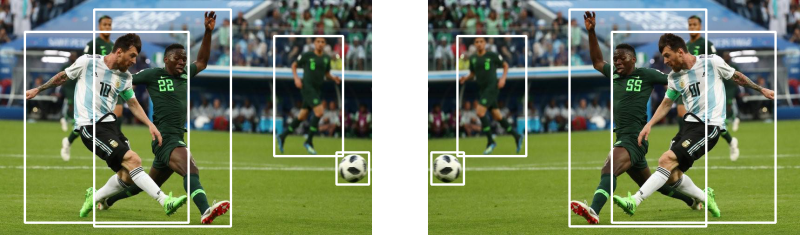
#> input picture DataAugmentationForObjectDetection-master/Images/hflip.png, 800 x 235 px, found by its file name; its folder holds only this picture in this run
$ jupyter execute --allow-errors Organoid_SVD_Exploration.ipynb
#> lines starting #> are read from the running program, lines starting #| are printed output that depends on the picture
[cell 1]
#ML Framework Stuff:
import pandas as pd
import numpy as np
import matplotlib.pyplot as plt
import seaborn as sns

#Image Import Commands:
import os, sys
from IPython.display import display
from IPython.display import Image as _Imgdis
from PIL import Image

[cell 2]
folder = './Images/'

onlyfiles = [f for f in os.listdir(folder) if os.path.isfile(os.path.join(folder, f))]

print("Working with {0} images".format(len(onlyfiles)))
print("Image example: ")

#> (the rest of this cell did not finish here and is left out)

[cell 3]
train_files=[]
label=[]

for file in onlyfiles:
    img = Image.open(folder + "/" + file).convert('LA')
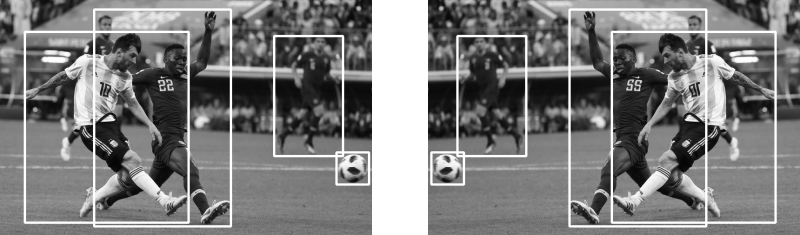
#> img: PIL image 800x235 LA; mean R, G, B, A 105.7, 105.7, 105.7, 237.2; transparent parts drawn white
    test = np.array(list(img.getdata(band=0)), float)
    #newboi = arr.reshape(arr.shape[0]*arr.shape[1]*arr.shape[2],1)
    train_files.append(test)

print(test.shape)
#| (188000,)
print("Files in train_files: %d" % len(train_files))
#| Files in train_files: 1

[cell 4]
imgmat = np.array(list(img.getdata(band=0)), float)
# Reshape according to orginal image dimensions
imgmat.shape = (img.size[1], img.size[0])
print(imgmat.shape)
#| (235, 800)

plt.figure(figsize=(9, 6))
#> (this line was passed over: IPython is not available in this run)
plt.imshow(imgmat, cmap='gray')
#> (this line was passed over: IPython is not available in this run)
plt.show()

[cell 5]
#Time to apply the SVD
U, sigma, VT = np.linalg.svd(imgmat)
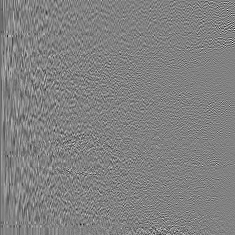
#> U: shape (235, 235) float64; min -0.455, max 0.439, mean -0.000276; drawn with min black and max white
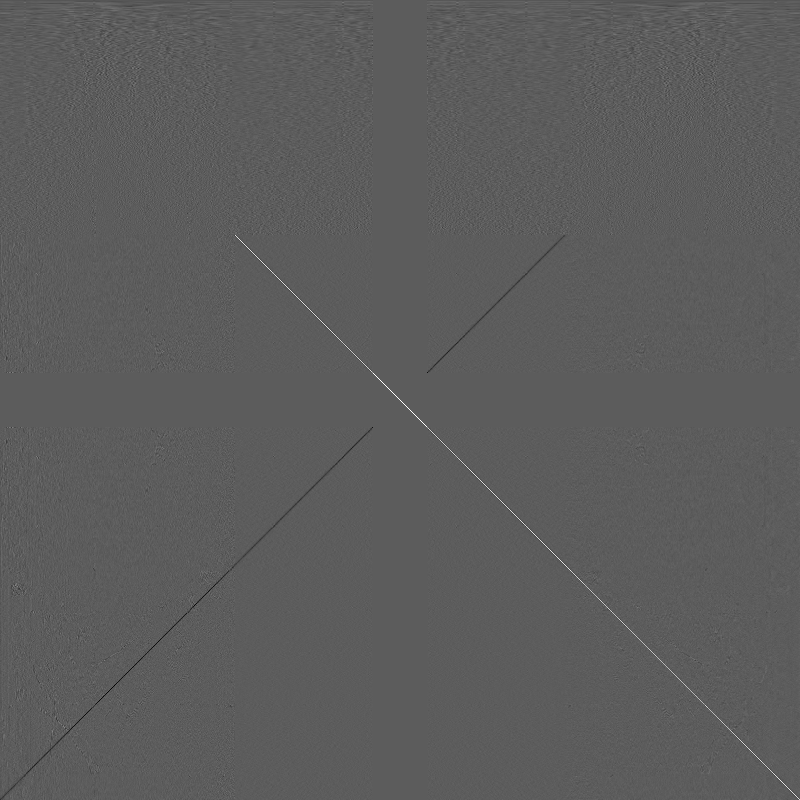
#> VT: shape (800, 800) float64; min -0.572, max 1, mean 4.15e-05; drawn with min black and max white
#> sigma = 235 values, max 49445.2 at index 0, min 14.28 at index 234, mean 814.5
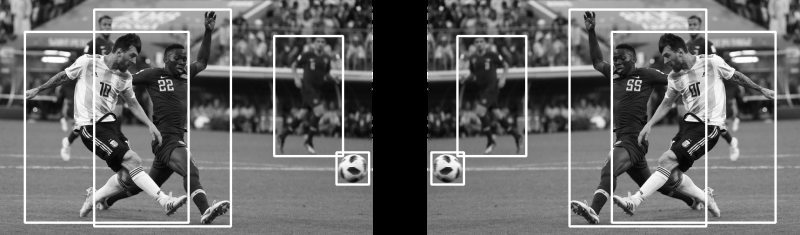
#> imgmat: shape (235, 800) float64; min 0, max 255, mean 105.7
print("The shape of U is: " + str(U.shape))
#| The shape of U is: (235, 235)
print("The shape of sigma is: " + str(sigma.shape))
#| The shape of sigma is: (235,)
print("The shape of VT is: " + str(VT.shape))
#| The shape of VT is: (800, 800)

$ run again, on DataAugmentationForObjectDetection-master/Images/shear_box.png
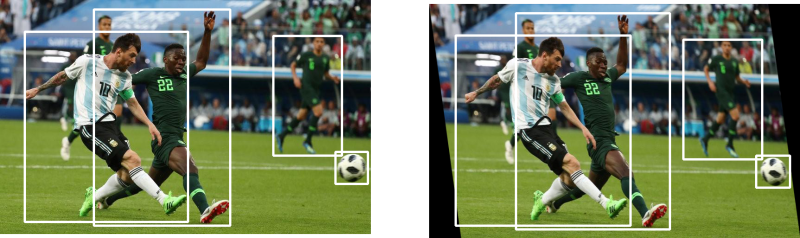
#> input picture DataAugmentationForObjectDetection-master/Images/shear_box.png, 800 x 238 px, found by its file name
#| (190400,)
#| Files in train_files: 1
#| (238, 800)
#> `U, sigma, VT = np.linalg.svd(imgmat)`:
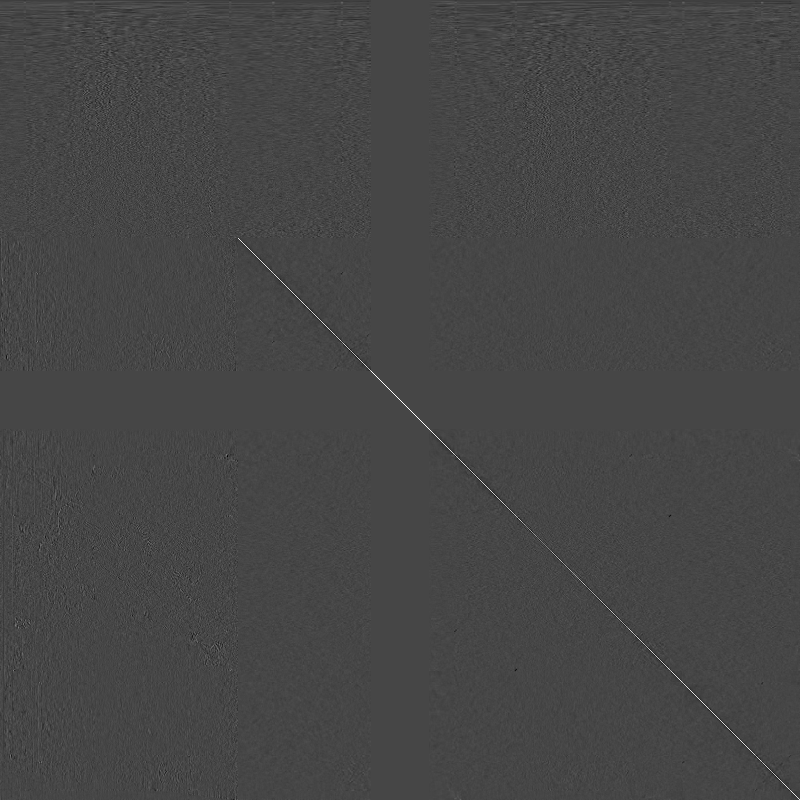
#> VT: shape (800, 800) float64; min -0.381, max 1, mean 5.1e-05; drawn with min black and max white
#> sigma = 238 values, max 47917.6 at index 0, min 27.09 at index 237, mean 877.5
#| The shape of U is: (238, 238)
#| The shape of sigma is: (238,)
#| The shape of VT is: (800, 800)

$ run again, on DataAugmentationForObjectDetection-master/Images/transl_aug.png
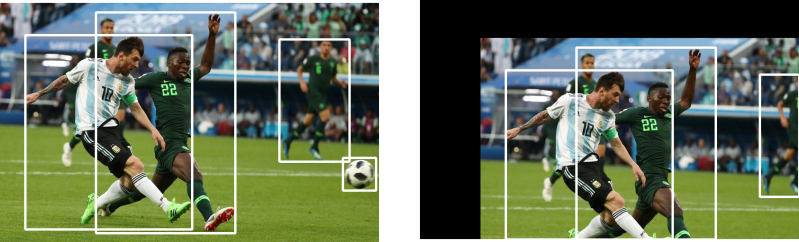
#> input picture DataAugmentationForObjectDetection-master/Images/transl_aug.png, 799 x 242 px, found by its file name
#| (193358,)
#| Files in train_files: 1
#| (242, 799)
#> `U, sigma, VT = np.linalg.svd(imgmat)`:
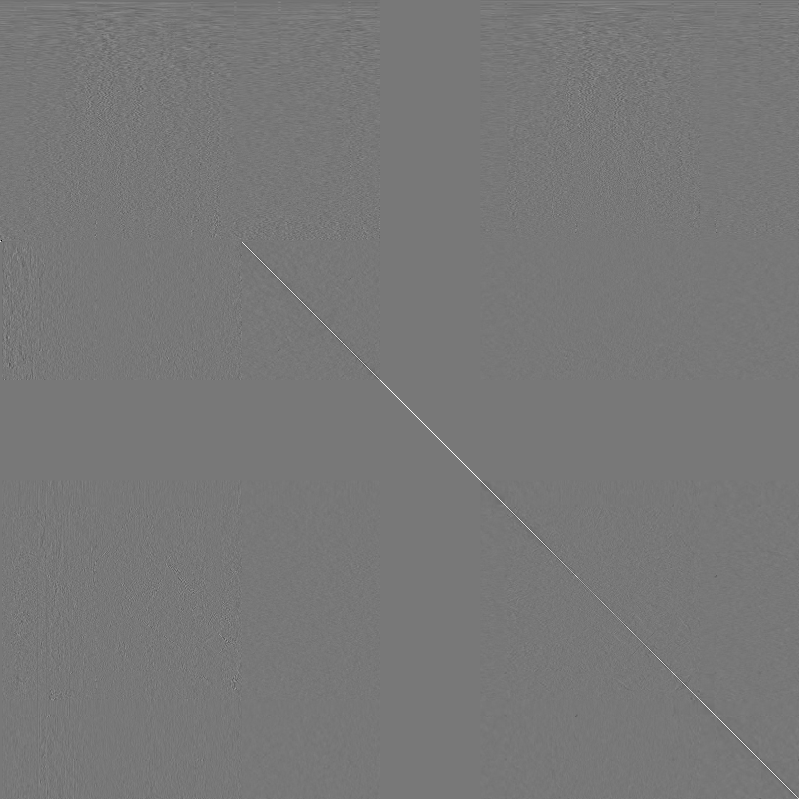
#> VT: shape (799, 799) float64; min -0.892, max 1, mean 0.000114; drawn with min black and max white
#> sigma = 242 values, max 45427.9 at index 0, min 1.28e-12 at index 241, mean 847.6
#| The shape of U is: (242, 242)
#| The shape of sigma is: (242,)
#| The shape of VT is: (799, 799)

$ run again, on DataAugmentationForObjectDetection-master/Images/resize.png
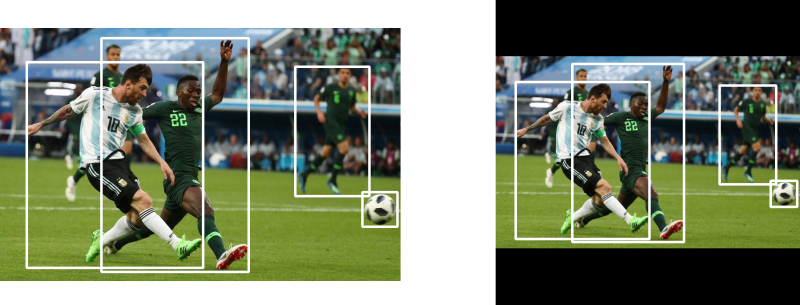
#> input picture DataAugmentationForObjectDetection-master/Images/resize.png, 800 x 305 px, found by its file name
#| (244000,)
#| Files in train_files: 1
#| (305, 800)
#> `U, sigma, VT = np.linalg.svd(imgmat)`:
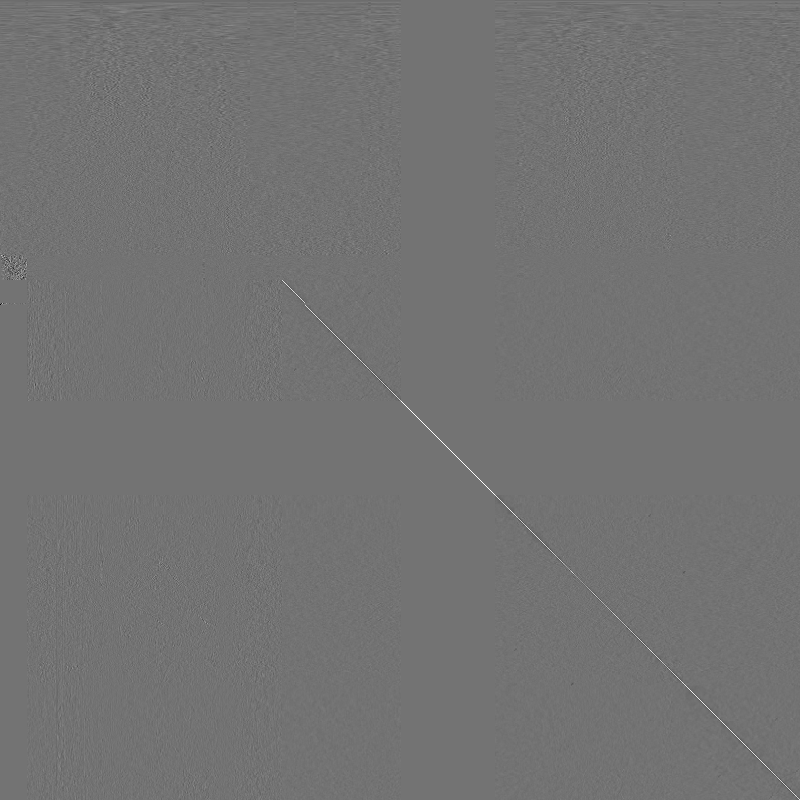
#> VT: shape (800, 800) float64; min -0.824, max 1, mean 0.000122; drawn with min black and max white
#> sigma = 305 values, max 45829 at index 0, min 1.16e-12 at index 304, mean 689.6
#| The shape of U is: (305, 305)
#| The shape of sigma is: (305,)
#| The shape of VT is: (800, 800)
